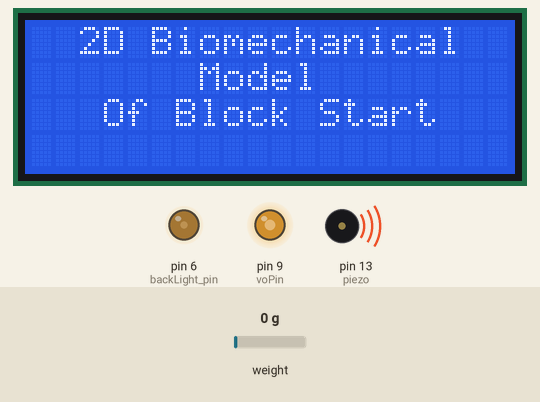
Bench run of a sketch on a simulated Arduino Uno, built with avr-gcc and run on an emulated ATmega328P. Parts: 20×4 character LCD, output pins drawn as LEDs (lit = HIGH), buzzer (waves = sounding). The inputs (shaded band) are chosen by the test bench; at power-on: weight on the scale 0 g.

Above: at 1.1 s.
At 2.8 s:
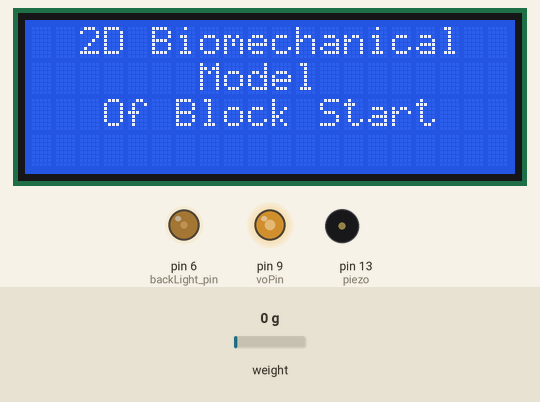
At 3.74 s:
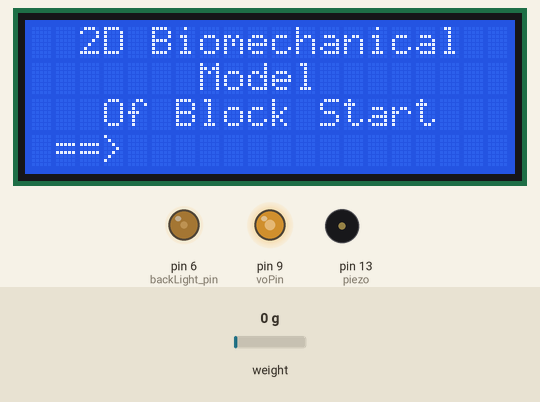
At 7.07 s:
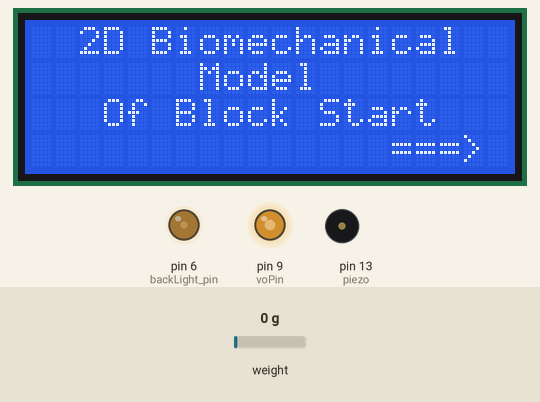
Timing chart, 0 to 8.6 s (numbered marks = the images above):
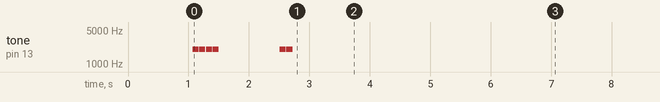

The sketch:

Biomechanical_module.ino
```cpp
/*left to right 1,2,3,4

  1= cancel - 1023 byte
  2= up     - 1004 byte
  3= down   - 995 byte
  4= enter  - 985 byte

  A0 = button input
  A1 = external sensor
  A2 = LDR
  A3 = voltage

  V 86
  P 80
  I 73
  E 69
  T 84
  F 70 */
/////////////////////////////////////////////////////////////////////////
byte up_0[8]={
  B00000,
  B00000,
  B00000,
  B00001,
  B00011,
  B00111,
  B01111,
  B11111
};
byte up_1[8]={
  B00000,
  B00000,
  B00000,
  B10000,
  B11000,
  B11100,
  B11110,
  B11111
};
byte down_0[8]={
  B00000,
  B00000,
  B00000,
  B11111,
  B01111,
  B00111,
  B00011,
  B00001
};
byte down_1[8]={
  B00000,
  B00000,
  B00000,
  B11111,
  B11110,
  B11100,
  B11000,
  B10000
};
/////////////////////////////////////////////////////////////////////////
#include <LiquidCrystal.h>
#include "HX711.h"
#include <EEPROM.h>

HX711 scale(10,11); // DT,SCK
LiquidCrystal lcd(8, 7, 5, 4, 3, 2);

#define voPin 9
#define piezo 13
#define sound_pin 12
#define backLight_pin 6

/////////////////////////////////////////////////////////////////////
float calibration_factor = EEPROM.read(1)*100.00;   // this calibration factor is adjusted according to my load cell
float minimum_voltage = EEPROM.read(2)/10.00;       // minimum_voltage in EEPROM index 2(8.5)
byte V_read=EEPROM.read(3);
byte P_read=EEPROM.read(4);
float minimum_weight_range=EEPROM.read(5)/10.0;
float maximum_weight_range=EEPROM.read(6)/10.0;
byte sound_sensor=EEPROM.read(7);

float units=0;
float voltage=12;

uint8_t sound_signal=false;
uint8_t pressed_state=false;
uint8_t pressed_signal=false;

uint32_t pressStart_time;
uint32_t pressed_time;
uint32_t path=0;

unsigned int path_array[8];
unsigned int button_value;
unsigned int presentage;
unsigned int raw=0, stay_page=0, stay_path=0;
unsigned int maximum_pages=8, maximum_raw=8;
unsigned int cal_1=0,cal_2=0;
unsigned int method_NO=0;
unsigned int time_delay=100;    // button hold delay
unsigned int backLight_time=30; // seconds
unsigned int backLight_startTime=millis();
unsigned int beep_delay=millis();

byte contrast=0;
/////////////////////////////////////////////////////////////////////

void setup() {
  //Serial.begin(115200);
////////////////////////////////////////////
  pinMode(piezo,OUTPUT);
  pinMode(sound_pin,INPUT);
  pinMode(backLight_pin,OUTPUT);
  pinMode(voPin,OUTPUT);
////////////////////////////////////////////
  lcd.begin(20, 4);
  analogWrite(voPin,150);
////////////////////////////////////////////
  lcd.createChar(1, up_0);
  lcd.createChar(2, up_1);
  lcd.createChar(3,down_0);
  lcd.createChar(4,down_1);
////////////////////////////////////////////
  scale.set_scale(calibration_factor);
  scale.tare();  //Reset the scale to 0
////////////////////////////////////////////

  analogWrite(backLight_pin,60);
////////////basic////////////////

  welcome_Note();
}


char buttonInput(){
//////////////////////press_Time/////////////////////////////
  if(analogRead(A0)>0 && pressed_state==false){
    pressStart_time=millis();
    button_value=analogRead(A0);
    pressed_state=true;
  }
  if(analogRead(A0)==0 && pressed_state==true){
    pressed_time=millis()-pressStart_time;
    pressed_state=false;
  }
/////////////////////////////////////////////////////////////
  if(button_value>1018 && button_value<=1023){
      if(pressed_time>=time_delay*5){
          backLight_startTime=millis();
          pressed_signal=true;  pressed_time=0;
          return 'C';  // Cancel
      }
      if(pressed_time>=time_delay && pressed_time<time_delay*5){
          backLight_startTime=millis();
          pressed_signal=true;  pressed_time=0;
          return 'B';  // Back
      }
  }
  if(button_value>1001 && button_value<=1007){
      if(pressed_time>=time_delay && pressed_time<time_delay*5){
          backLight_startTime=millis();
          pressed_signal=true;  pressed_time=0;
          return 'U';  // Up
      }
  }
  if(button_value>990 && button_value<=998){
      if(pressed_time>=time_delay && pressed_time<time_delay*5){
          backLight_startTime=millis();
          pressed_signal=true;  pressed_time=0;
          return 'D'; // Down
      }
  }
  if(button_value>972 && button_value<=978){
      if(pressed_time>=time_delay*5){
          backLight_startTime=millis();
          pressed_signal=true;  pressed_time=0;
          return 'M';  // Menu
      }
      if(pressed_time>=time_delay && pressed_time<time_delay*5){
          backLight_startTime=millis();
          pressed_signal=true;  pressed_time=0;
          return 'E';  // Enter
      }
  }
}

void keys(int PATH){
      lcd.setCursor(0,3);
      lcd.print("Back");

  if(PATH==1 || PATH==2){
        lcd.setCursor(4,3);
        lcd.write("  ");
      lcd.setCursor(6,3);
      lcd.write(byte(1));
      lcd.setCursor(7,3);
      lcd.write(byte(2));
        lcd.setCursor(8,3);
        lcd.write("    ");
      lcd.setCursor(12,3);
      lcd.write(byte(3));
      lcd.setCursor(13,3);
      lcd.write(byte(4));
        lcd.setCursor(14,3);
        lcd.write("  ");
  }
  if(PATH==1){
      lcd.setCursor(16,3);
      lcd.print("Menu");
  }
  if(PATH==2 || PATH==3 || PATH==4){
      lcd.setCursor(16,3);
      lcd.print("<Ok>");
  }
  if(PATH==3){
      lcd.setCursor(4,3);
      lcd.print("  ");
      lcd.print("<==");
      lcd.print("  ");
      lcd.print("==>");
      lcd.print("  ");
  }
  if(PATH==4){
      lcd.setCursor(4,3);
      lcd.print("            ");
  }
}

void home_(){
  V_read=EEPROM.read(3);
  P_read=EEPROM.read(4);

  if(V_read==170){
      battery('V',true);
  }
  if(V_read==156){
      battery('V',false);
  }
  if(P_read==164){
      battery('P',true);
  }
  if(P_read==150){
      battery('P',false);
  }

  if(voltage<=minimum_voltage)  method_NO=3;
  if(method_NO==3 && voltage>minimum_voltage)  method_NO=0;
  if(voltage>minimum_voltage)  method_NO=method_NO;

    lcd.setCursor(0,0);
    //lcd.print(path);
    //lcd.print("/");
    lcd.print(stay_page);
}


void weight_Scale(int path_0,int path_1){

      scale.set_scale(calibration_factor);
      units = scale.get_units();
          if (units <= 0) units = 0.0;

  if(path_0==1 && path_1==0){ // check weight
      lcd.setCursor(0,1);
      lcd.print("Weight  : ");
      lcd.print(units,1);
      lcd.print(" kg   ");

      lcd.setCursor(0,2);
      lcd.print("C factor: ");
      lcd.print(calibration_factor);
  }

  if(path_0==2 && path_1==0){ // calibrate weight scale
    char pressed_button=buttonInput();
      if(pressed_button=='U' && pressed_signal==true){
          if(calibration_factor>=0 && calibration_factor<25500){
              calibration_factor += 100;
              pressed_signal=false; // reset press button
          }
      }
      if(pressed_button=='D' && pressed_signal==true){
          if(calibration_factor>0 && calibration_factor<=25500){
              calibration_factor -= 100;
              pressed_signal=false; // reset press button
          }
      }
      if(pressed_button=='E'&& pressed_signal==true){
          if(calibration_factor>=0 && calibration_factor<=25500){
              calibration_factor=calibration_factor/100;
              EEPROM.write(1,calibration_factor); // save calibration_factor in EEPROM index 1
              calibration_factor=EEPROM.read(1)*100;
                  ok();
                  back_();
                  method_NO=0;
                  pressed_signal=false; // reset press button
          }
      }
  }
  if(path_0==3){ // set weight range
    char pressed_button=buttonInput();
      lcd.setCursor(1,1);
      lcd.print("Minimum Range:-");
      lcd.print(minimum_weight_range);
      lcd.setCursor(1,2);
      lcd.print("Maximum Range:+");
      lcd.print(maximum_weight_range);
      if(pressed_button=='D' && pressed_signal==true){
          if(path_1==1 && minimum_weight_range>0.0){
              minimum_weight_range+=0.5;
              lcd.setCursor(0,1);
              lcd.print(">");
              lcd.setCursor(16,1);
              lcd.print(minimum_weight_range);
              pressed_signal=false;
          }
          if(path_1==2 && maximum_weight_range>0.0){
              maximum_weight_range+=0.5;
              lcd.setCursor(0,2);
              lcd.print(">");
              lcd.setCursor(16,2);
              lcd.print(maximum_weight_range);
              pressed_signal=false;
          }
      }

      if(pressed_button=='U' && pressed_signal==true){
          if(path_1==1 && minimum_weight_range>=0.0){
              minimum_weight_range-=0.5;
              lcd.setCursor(0,1);
              lcd.print(">");
              lcd.setCursor(16,1);
              lcd.print(minimum_weight_range);
              pressed_signal=false;
          }
          if(path_1==2 && maximum_weight_range>=0.0){
              maximum_weight_range-=0.5;
              lcd.setCursor(0,2);
              lcd.print(">");
              lcd.setCursor(16,2);
              lcd.print(maximum_weight_range);
              pressed_signal=false;
          }
      }
      if(pressed_button=='E' && pressed_signal==true){
          minimum_weight_range*=10;
          maximum_weight_range*=10;
          EEPROM.write(5,minimum_weight_range);
          EEPROM.write(6,maximum_weight_range);
          minimum_weight_range=EEPROM.read(5)/10.0;
          maximum_weight_range=EEPROM.read(6)/10.0;
              ok();
              back_();
              method_NO=0;
              pressed_signal=false;
      }
  }
}

void sound_Sensor(int path_0){
  sound_sensor=EEPROM.read(7);

  if(sound_sensor==157)  sound_signal = digitalRead(sound_pin);
  if(sound_sensor==153)  sound_signal = digitalRead(sound_pin); // (I use external sens using internal sens)

  if(path_0==1){
          if(sound_signal==HIGH) sound_signal=true;
              if(sound_signal==true){
                  for(byte i=0; i<4; i++){
                    beep_Tone(true,100);
                    beep_Tone(false,10);
                  }
                  delay(500);
                  sound_signal=false;
              }
          else{
              beep_Tone(false,10);
          }
  }
}

void battery(char path_1, int path_2){

  //  Diode voltage compensation 100 //
  //  5v equals 1023 byte
  //  Equatorial resistance 2.5
  //  maximum voltage 12.6v
  //  minimum voltage

    int sensorValue = analogRead(A3);
  if(cal_1==0 || cal_1==2000){
    voltage = (sensorValue) * (5.00 / 1023.00) * 2.50;                    //convert the sensorValue to a true voltage.
    presentage = 10+(voltage-minimum_voltage)*90/(12.6-minimum_voltage);  //convert the sensorValue to a true presentage.
    cal_1=0;
  }
  if(path_1=='V'){ // voltage (on/off)
      if(path_2==true){
          lcd.setCursor(10,0);
          lcd.print(voltage,1);
          lcd.print(" V ");
              EEPROM.write(3,170); //VT=voltage true
      }
      if(path_2==false){
          lcd.setCursor(10,0);
          lcd.print("      ");
              EEPROM.write(3,156); //VT=voltage false
      }
  }

  if(path_1=='P'){  // presentage (on/off)
      if(path_2==true){
          if(presentage>=100){
              lcd.setCursor(16,0);
              lcd.print(presentage);
              lcd.print("%");
          }
          else{
              lcd.setCursor(17,0);
              lcd.print(presentage);
              lcd.print("%");
          }
              EEPROM.write(4,164); //PT=presentage true
      }
      if(path_2==false){
          lcd.setCursor(16,0);
          lcd.print("    ");
              EEPROM.write(4,150); //PF=presentage false
      }
  }

  if(path_1=='1' && path_2==0){ // low battery voltage
    char pressed_button=buttonInput();
      lcd.setCursor(0,1);
      lcd.print("Set Minimum Voltage ");
      lcd.setCursor(0,2);
      lcd.print("       ");
      lcd.setCursor(7,2);
      lcd.print(minimum_voltage);
      lcd.print(" V      ");

      if(pressed_button=='U' && pressed_signal==true){
          if(minimum_voltage>=0 && minimum_voltage<12.5){
              minimum_voltage+=0.5;
              pressed_signal=false;
          }
      }
      if(pressed_button=='D' && pressed_signal==true){
          if(minimum_voltage>0 && minimum_voltage<=12.5){
              minimum_voltage-=0.5;
              pressed_signal=false;
          }
      }
      if(pressed_button=='E' && pressed_signal==true){
          if(minimum_voltage>=0 && minimum_voltage<=12.5){
              minimum_voltage=minimum_voltage*10;
              EEPROM.write(2,minimum_voltage);      // save minimum_voltage in EEPROM index 2
              minimum_voltage=EEPROM.read(2)/10.00;
                  ok();
                  back_();
                  method_NO=0;
                  pressed_signal=false; // reset press button
          }
      }
  }
    cal_1++;
}

void welcome_Note(){
//////////////////////////////Start//////////////////////////////////////
  lcd.setCursor(2,0);
  lcd.print("2D Biomechanical");
  lcd.setCursor(7,1);
  lcd.print("Model");
  lcd.setCursor(3,2);
  lcd.print("Of Block Start");
  for(byte j=4; j>0; j-=2){
      for(byte i=0; i<j; i++){
          beep_Tone(true,100);
          beep_Tone(false,10);
      }
      delay(1000);
  }
  for(byte j=3; j>0; j--){
      for(byte i=1; i<17; i++){
          lcd.setCursor(i,3);
          lcd.print("==>");
          delay(70);
          lcd.setCursor(i-1,3);
          lcd.print(" ");
          if(i==16) lcd.print("   ");
      }
  }
  lcd.clear();
/////////////////////////////////////////////////////////////////////////
}

void beep_Tone(boolean path_0,int dT){
    tone(piezo,(path_0*2000),100);
    delay(dT);
}

void backLight_Auto_MODE(){ //backLight_signal backLight_time
  //maximum evening val=1013
  //minimum evening val=680

    /*int val=analogRead(A2);
        if(millis()-backLight_startTime<=backLight_time*1000 && contrast>=0){
            if(contrast==0) contrast=10;
            //if(val>=100 && val<=1013 && (cal_2==0 || cal_2==20)) contrast=(val/3.7265)-16.8348;  913 140
            if(val>=100 && val<=1013 && (cal_2==0 || cal_2==20)) contrast=(val/6.5214)-5.3341;
            if(cal_2==20) cal_2=0;
                cal_2++;
        } */
        if(millis()-backLight_startTime>backLight_time*1000 && contrast>0){
            if(contrast>0) contrast--;
            if(contrast==0) contrast=0;
            beep_delay=millis();
        }
        /*if(millis()-backLight_startTime>=backLight_time*3000 && millis()-beep_delay>10000){
           for(byte i=0; i<2; i++){
             beep_Tone(true,100);
             beep_Tone(false,10);
           }
           beep_delay=millis();
        }*/
           // analogWrite(backLight_pin,contrast);
}
```

Source omitted: main_functions.ino (11714 bytes), start_function.ino (9137 bytes)
